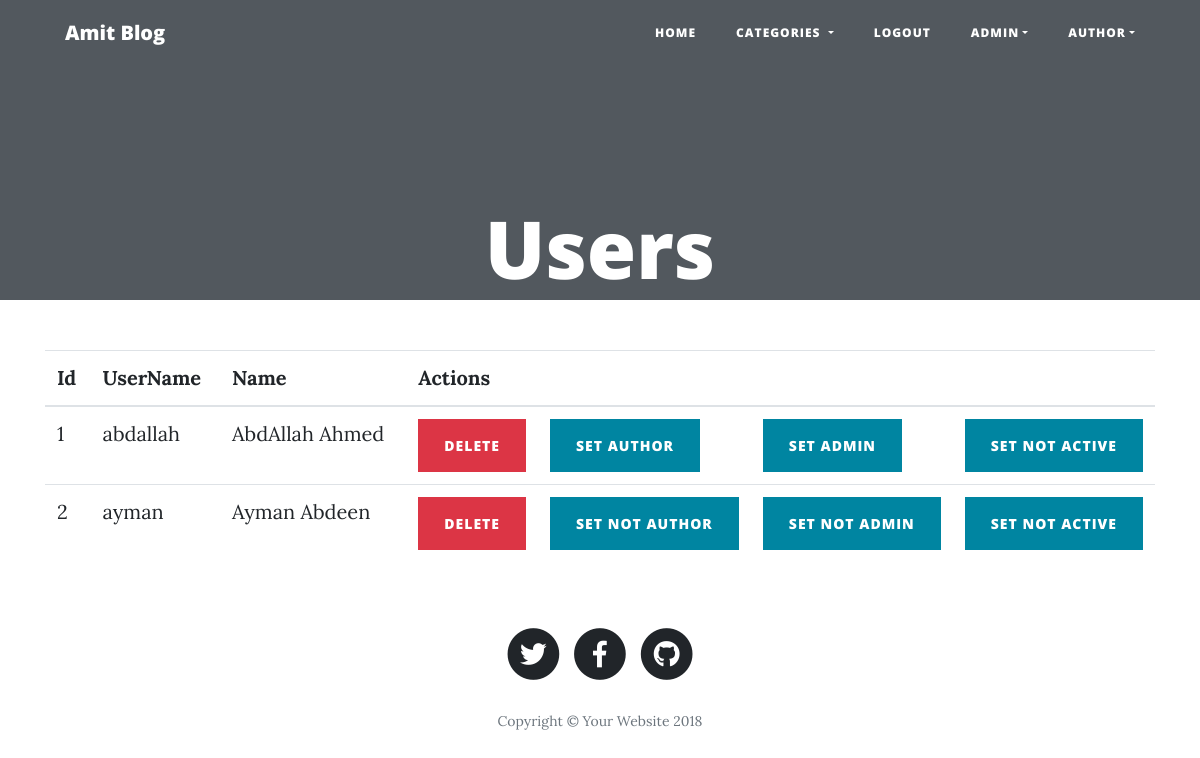
/admin/users.php (signed in), run on an earlier commit of the app's database.
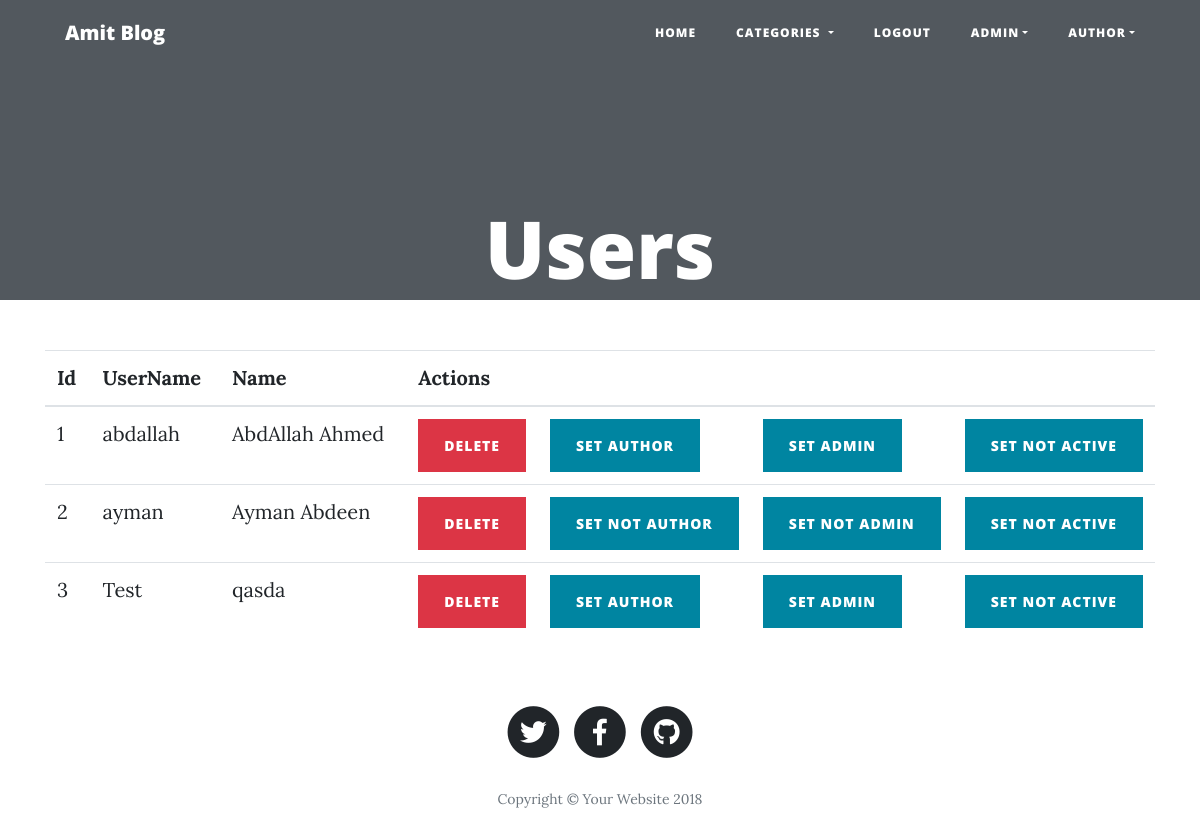
And on a later commit of the database.
### tables this page shows
CREATE TABLE IF NOT EXISTS `users` (
  `id` int(10) UNSIGNED NOT NULL AUTO_INCREMENT,
  `username` varchar(255) NOT NULL,
  `password` varchar(255) NOT NULL,
  `name` varchar(255) NOT NULL,
  `picture` varchar(255) NOT NULL,
  `is_author` tinyint(1) NOT NULL DEFAULT '0',
  `is_admin` tinyint(1) NOT NULL DEFAULT '0',
  PRIMARY KEY (`id`),
  UNIQUE KEY `username` (`username`)
);

### helper/database.php (called while the page is built, shortened)
<?php
function getRows($q){
    $result=[];
    $con = mysqli_connect("localhost","blog_user","blog_user123","amit_blog");
    mysqli_set_charset($con,"utf8");
    $query = mysqli_query($con,$q);
    while($row=mysqli_fetch_array($query)){
        array_push($result,$row);
    }
    return $result;
}

### helper/users.php (called while the page is built, shortened)
<?php
require_once($base_dir.'helper/database.php');
function getUsers(){
    $query="
        SELECT id,UserName,Name,is_author,is_admin,is_active from users;
    ";
    return getRows($query);
}
?>

### admin/users.php (the view, shortened to what this page needs)
<?php
require_once('../helper/config.php');
require_once($base_dir.'helper/users.php');
$users=getUsers();
require_once($base_dir.'layouts/header.php');
?>
  <header class="masthead" style="height: 300px;">
      <div class="overlay"></div>
      <div class="container">
        <div class="row">
          <div class="col-lg-8 col-md-10 mx-auto">
            <div class="site-heading">
              <h1>Users</h1>
            </div>
          </div>
        </div>
      </div>
    </header>
    <div class="container">
        <div class="row">
            <div class="col-md-12">
                <table class="table">
                    <thead>
                        <tr>
                            <th>Id</th>
                            <th>UserName</th>
                            <th>Name</th>
                            <th colspan="4">Actions</th>
                        </tr>
                    </thead>
                    <tbody>
                    <?php
                    $i=1;
                    foreach($users as $user){
                        ?>
<tr>
                        <td><?php echo $i++?></td>
                        <td><?php echo $user['UserName'];?></td>
                        <td><?php echo $user['Name'];?></td>
                        <td width="50px">
                            <form action="users.php" method="POST">
                                <button type="submit" class="btn btn-sm btn-danger" onclick="return confirmDelete();">Delete</button>
                            </form>
                        </td>
                        <?php
                        if($user['is_author']){
                        ?>
                            <td width="50px"><a href="users.php?action=setnotauthor&id=<?php echo $user['id'];?>" class="btn btn-primary">Set Not Author</a></td>
                        <?php
                        }
                        else{
                            ?>
                            <td width="50px"><a href="users.php?action=setauthor&id=<?php echo $user['id'];?>" class="btn btn-primary">Set Author</a></td>
                            <?php
                        }
                        ?>
                        <?php
                        if($user['is_admin']){
                        ?>
                        <td width="50px"><a href="users.php?action=setnotadmin&id=<?php echo $user['id'];?>" class="btn btn-primary">Set Not Admin</a></td>
                        <?php
                        }
                        else
                        {
                        ?>
                        <td width="50px"><a href="users.php?action=setadmin&id=<?php echo $user['id'];?>" class="btn btn-primary">Set Admin</a></td>
                        <?php
                        }
                        ?>
                          <?php
                        if($user['is_active']){
                        ?>
                            <td width="50px"><a href="users.php?action=setnotactive&id=<?php echo $user['id'];?>" class="btn btn-primary">Set Not Active</a></td>
                        <?php
                        }
                        else{
                            ?>
                            <td width="50px"><a href="users.php?action=setactive&id=<?php echo $user['id'];?>" class="btn btn-primary">Set Active</a></td>
                            <?php
                        }
                        ?>
                        </tr>
                        <?php
                    }
                    ?>
                    </tbody>
                </table>
            </div>
        </div>
    </div>
<?php
require_once($base_dir.'layouts/footer.php');

What changed in the data, as far as the page shows it:
added users: username "Test", name "qasda"
